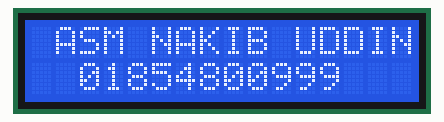
The sketch below on a simulated Arduino Uno, built with avr-gcc and run on an emulated ATmega328P. Shown: 16×2 character LCD.

Above: at 0.1 s.
At 2.2 s:
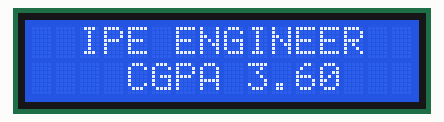

Measured:
- what the display in image 1 shows lasts 2.0 s, from 2.1 s to 4.1 s

The sketch:

LCD_DISPLAY_WITH_I2C_MODULE.ino
```cpp
#include <LiquidCrystal_I2C.h>

LiquidCrystal_I2C lcd(0x27,16,2);

void setup()
{
  lcd.begin();
  lcd.backlight();
  }
void loop()
{
  lcd.setCursor(1,0);
  lcd.print("ASM NAKIB UDDIN");
  lcd.setCursor(2,1);
  lcd.print("01854800999");
  delay(2000);

  lcd.clear();
  lcd.setCursor(2,0);
  lcd.print("IPE ENGINEER");
  lcd.setCursor(4,1);
  lcd.print("CGPA 3.60");
  delay(2000);
  lcd.clear();

  }
```
